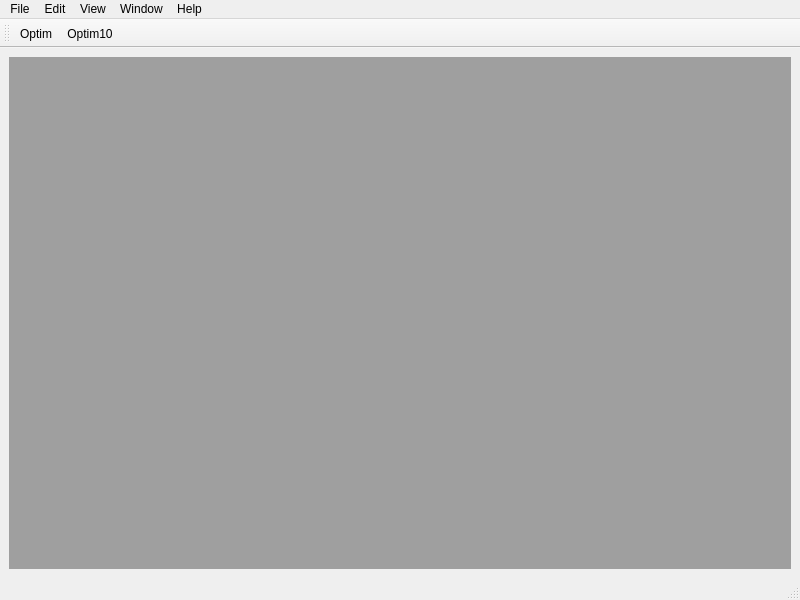
<?xml version="1.0" encoding="UTF-8"?>
<ui version="4.0">
 <class>DccMainWindow</class>
 <widget class="QMainWindow" name="DccMainWindow">
  <property name="geometry">
   <rect>
    <x>0</x>
    <y>0</y>
    <width>800</width>
    <height>600</height>
   </rect>
  </property>
  <property name="windowTitle">
   <string>MainWindow</string>
  </property>
  <property name="documentMode">
   <bool>false</bool>
  </property>
  <widget class="QWidget" name="centralwidget">
   <layout class="QVBoxLayout" name="verticalLayout_2">
    <item>
     <layout class="QHBoxLayout" name="horizontalLayout">
      <item>
       <widget class="QMdiArea" name="mdiArea"/>
      </item>
      <item>
       <layout class="QVBoxLayout" name="verticalLayout"/>
      </item>
     </layout>
    </item>
   </layout>
  </widget>
  <widget class="QMenuBar" name="menubar">
   <property name="geometry">
    <rect>
     <x>0</x>
     <y>0</y>
     <width>800</width>
     <height>18</height>
    </rect>
   </property>
   <widget class="QMenu" name="menuFile">
    <property name="title">
     <string>File</string>
    </property>
    <addaction name="actionNew"/>
    <addaction name="actionOpen"/>
    <addaction name="actionSave"/>
    <addaction name="actionSave_as"/>
    <addaction name="separator"/>
    <addaction name="separator"/>
    <addaction name="actionExit"/>
   </widget>
   <widget class="QMenu" name="menuUndo">
    <property name="title">
     <string>Edit</string>
    </property>
    <addaction name="actionUndo"/>
    <addaction name="actionRedo"/>
    <addaction name="separator"/>
    <addaction name="actionCut"/>
    <addaction name="actionCopy"/>
    <addaction name="actionPaste"/>
    <addaction name="actionDelete"/>
    <addaction name="actionSelect_All"/>
    <addaction name="separator"/>
    <addaction name="actionFind"/>
    <addaction name="actionFind_next"/>
    <addaction name="actionFind_Previous"/>
    <addaction name="actionReplace"/>
    <addaction name="separator"/>
    <addaction name="actionRead_Only"/>
    <addaction name="separator"/>
   </widget>
   <widget class="QMenu" name="menuView">
    <property name="title">
     <string>View</string>
    </property>
    <addaction name="actionToolbar"/>
    <addaction name="actionStatus_Bar"/>
   </widget>
   <widget class="QMenu" name="menuWindow">
    <property name="title">
     <string>Window</string>
    </property>
    <addaction name="actionMdiCascadeWindows"/>
   </widget>
   <widget class="QMenu" name="menuHelp">
    <property name="title">
     <string>Help</string>
    </property>
   </widget>
   <addaction name="menuFile"/>
   <addaction name="menuUndo"/>
   <addaction name="menuView"/>
   <addaction name="menuWindow"/>
   <addaction name="menuHelp"/>
  </widget>
  <widget class="QStatusBar" name="statusbar"/>
  <widget class="QToolBar" name="toolBar">
   <property name="windowTitle">
    <string>toolBar</string>
   </property>
   <attribute name="toolBarArea">
    <enum>TopToolBarArea</enum>
   </attribute>
   <attribute name="toolBarBreak">
    <bool>false</bool>
   </attribute>
   <addaction name="actionOptim"/>
   <addaction name="actionOptim10"/>
  </widget>
  <action name="actionNew">
   <property name="text">
    <string>New</string>
   </property>
  </action>
  <action name="actionOpen">
   <property name="text">
    <string>Open</string>
   </property>
  </action>
  <action name="actionSave">
   <property name="text">
    <string>Save</string>
   </property>
  </action>
  <action name="actionSave_as">
   <property name="text">
    <string>Save as</string>
   </property>
  </action>
  <action name="actionExit">
   <property name="text">
    <string>Exit</string>
   </property>
  </action>
  <action name="actionUndo">
   <property name="text">
    <string>Undo</string>
   </property>
  </action>
  <action name="actionRedo">
   <property name="text">
    <string>Redo</string>
   </property>
  </action>
  <action name="actionCut">
   <property name="text">
    <string>Cut</string>
   </property>
  </action>
  <action name="actionCopy">
   <property name="text">
    <string>Copy</string>
   </property>
  </action>
  <action name="actionPaste">
   <property name="text">
    <string>Paste</string>
   </property>
  </action>
  <action name="actionDelete">
   <property name="text">
    <string>Delete</string>
   </property>
  </action>
  <action name="actionSelect_All">
   <property name="text">
    <string>Select All</string>
   </property>
  </action>
  <action name="actionFind">
   <property name="text">
    <string>Find</string>
   </property>
  </action>
  <action name="actionFind_next">
   <property name="text">
    <string>Find Next</string>
   </property>
  </action>
  <action name="actionFind_Previous">
   <property name="text">
    <string>Find Previous</string>
   </property>
  </action>
  <action name="actionReplace">
   <property name="text">
    <string>Replace</string>
   </property>
  </action>
  <action name="actionRead_Only">
   <property name="text">
    <string>Read Only</string>
   </property>
  </action>
  <action name="actionOptim">
   <property name="text">
    <string>Optim</string>
   </property>
   <property name="toolTip">
    <string>Optimization step</string>
   </property>
  </action>
  <action name="actionToolbar">
   <property name="checkable">
    <bool>true</bool>
   </property>
   <property name="text">
    <string>Toolbar</string>
   </property>
   <property name="toolTip">
    <string>Toggle toolbar visibility</string>
   </property>
   <property name="shortcut">
    <string>Alt+T</string>
   </property>
  </action>
  <action name="actionStatus_Bar">
   <property name="checkable">
    <bool>true</bool>
   </property>
   <property name="text">
    <string>Status Bar</string>
   </property>
   <property name="toolTip">
    <string>Toggle status bar visibility</string>
   </property>
  </action>
  <action name="actionMdiCascadeWindows">
   <property name="text">
    <string>Cascade windows</string>
   </property>
   <property name="toolTip">
    <string>Will re-arrange the mdi children windows</string>
   </property>
  </action>
  <action name="actionMdiTileWindows">
   <property name="text">
    <string>Tile windows</string>
   </property>
  </action>
  <action name="actionOptim10">
   <property name="text">
    <string>Optim10</string>
   </property>
  </action>
 </widget>
 <resources/>
 <connections>
  <connection>
   <sender>actionStatus_Bar</sender>
   <signal>toggled(bool)</signal>
   <receiver>statusbar</receiver>
   <slot>setVisible(bool)</slot>
   <hints>
    <hint type="sourcelabel">
     <x>-1</x>
     <y>-1</y>
    </hint>
    <hint type="destinationlabel">
     <x>399</x>
     <y>588</y>
    </hint>
   </hints>
  </connection>
  <connection>
   <sender>actionToolbar</sender>
   <signal>toggled(bool)</signal>
   <receiver>toolBar</receiver>
   <slot>setVisible(bool)</slot>
   <hints>
    <hint type="sourcelabel">
     <x>-1</x>
     <y>-1</y>
    </hint>
    <hint type="destinationlabel">
     <x>399</x>
     <y>37</y>
    </hint>
   </hints>
  </connection>
  <connection>
   <sender>actionMdiCascadeWindows</sender>
   <signal>triggered()</signal>
   <receiver>mdiArea</receiver>
   <slot>cascadeSubWindows()</slot>
   <hints>
    <hint type="sourcelabel">
     <x>-1</x>
     <y>-1</y>
    </hint>
    <hint type="destinationlabel">
     <x>347</x>
     <y>314</y>
    </hint>
   </hints>
  </connection>
  <connection>
   <sender>actionMdiTileWindows</sender>
   <signal>triggered()</signal>
   <receiver>mdiArea</receiver>
   <slot>tileSubWindows()</slot>
   <hints>
    <hint type="sourcelabel">
     <x>-1</x>
     <y>-1</y>
    </hint>
    <hint type="destinationlabel">
     <x>347</x>
     <y>314</y>
    </hint>
   </hints>
  </connection>
  <connection>
   <sender>actionOptim</sender>
   <signal>triggered()</signal>
   <receiver>DccMainWindow</receiver>
   <slot>onOptim()</slot>
   <hints>
    <hint type="sourcelabel">
     <x>-1</x>
     <y>-1</y>
    </hint>
    <hint type="destinationlabel">
     <x>399</x>
     <y>299</y>
    </hint>
   </hints>
  </connection>
  <connection>
   <sender>actionNew</sender>
   <signal>triggered()</signal>
   <receiver>DccMainWindow</receiver>
   <slot>onOpenFile_Action()</slot>
   <hints>
    <hint type="sourcelabel">
     <x>-1</x>
     <y>-1</y>
    </hint>
    <hint type="destinationlabel">
     <x>399</x>
     <y>299</y>
    </hint>
   </hints>
  </connection>
  <connection>
   <sender>actionOptim10</sender>
   <signal>triggered()</signal>
   <receiver>DccMainWindow</receiver>
   <slot>onOptim10()</slot>
   <hints>
    <hint type="sourcelabel">
     <x>-1</x>
     <y>-1</y>
    </hint>
    <hint type="destinationlabel">
     <x>399</x>
     <y>299</y>
    </hint>
   </hints>
  </connection>
 </connections>
 <slots>
  <slot>onOptim()</slot>
  <slot>onOpenFile_Action()</slot>
  <slot>displayCurrentFunction(QModelIndex)</slot>
  <slot>functionSelected(QModelIndex)</slot>
  <slot>onOptim10()</slot>
 </slots>
</ui>
